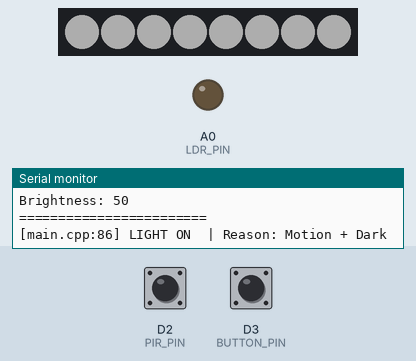
This program was run on a simulated Arduino Uno R4 WiFi. Parts: 8 RGB LEDs in strip order, left to right, output pins drawn as LEDs (lit = HIGH), the last lines printed to the serial monitor. The test bench sets the inputs (shaded band); at power-on: D3 (BUTTON_PIN) HIGH, D2 (PIR_PIN) HIGH. Dim RGB values are drawn brighter than linear; WiFi joins after 1.5 s; servers stay silent unless stated.

Above: at 3.7 s.
3.8 s: D3 (BUTTON_PIN) pulled LOW for 0.15 s
At 4.3 s:
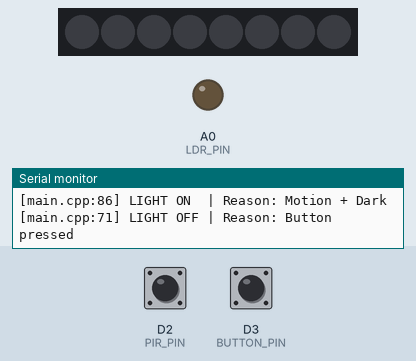
8.0 s: D3 (BUTTON_PIN) pulled LOW for 1 s
At 8.7 s:
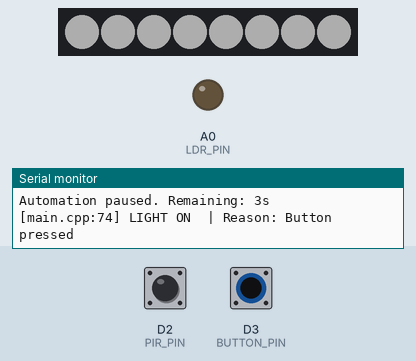
Timing chart, 0 to 14.5 s (numbered marks = the images above; inputs shaded):
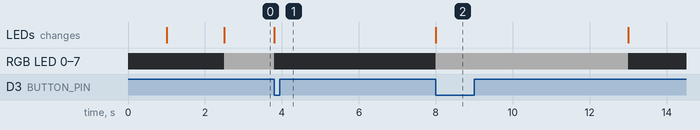

Measured:
- after the input at 3.8 s, RGB LED 0–7: RGB(50, 50, 50) → off at once; the LEDs: change at once (image 1)
- after the input at 8.0 s, RGB LED 0–7: off → RGB(50, 50, 50) at once, → off 5.0 s later; the LEDs: change at once (image 2)

The program:

main.cpp
```cpp
#include "Config.h"
#include "RuntimeSettings.h"
#include "Logger.h"
#include "LightController.h"
#include "MotionSensor.h"
#include "LightSensor.h"
#include "Button.h"
#include "WebServerManager.h"
#include "AutomationManager.h"

RuntimeSettings settings;
LightController light;
MotionSensor motion(PIR_PIN);
LightSensor ldr(LDR_PIN);
Button button(BUTTON_PIN);
WebServerManager web;
AutomationManager automation;

void setup() {
    Serial.begin(SERIAL_BAUD);
    delay(1000);

    light.begin(&settings);
    motion.begin();
    button.begin();
    web.begin(&settings);
    automation.begin(&settings);

    LOG_LIGHT_CHANGE(false, "System startup");
    Serial.println("System initialized. Automation enabled: " + String(automation.isEnabled()));
    settings.printSettings();
}

void loop() {
    // === Obsługa Web ===
    String command = web.handleClient();

    if (command == "ON") {
        light.turnOn();
        LOG_LIGHT_CHANGE(true, "Web command ON");
        automation.userAction();
        Serial.println("Automation disabled for " + String(settings.userActionDisableTime/1000) + "s");
    }

    if (command == "OFF") {
        light.turnOff();
        LOG_LIGHT_CHANGE(false, "Web command OFF");
        automation.userAction();
    }

    if (command == "AUTO") {
        automation.enable(true);
        Serial.println("Automation enabled permanently");
    }

    if (command == "MANUAL") {
        automation.enable(false);
        LOG_LIGHT_CHANGE(light.getState(), "Manual mode - automation disabled");
        Serial.println("Automation disabled manually");
    }

    if (command == "SETTINGS_SAVED" || command == "SETTINGS_RESET") {
        light.applySettingsBrightness();
        Serial.println("Brightness updated to: " + String(settings.defaultBrightness));
    }

    // === Obsługa przycisku ===
    if (button.pressed()) {
        if (light.getState()) {
            light.turnOff();
            LOG_LIGHT_CHANGE(false, "Button pressed");
        } else {
            light.turnOn();
            LOG_LIGHT_CHANGE(true, "Button pressed");
        }
        automation.userAction();
    }

    bool motionStarted = motion.motionStarted();

    // === Automatyka ===
    if (automation.isEnabled()) {
        // Włączenie przy ruchu i ciemności
        if (motionStarted && ldr.isDark(settings.lightThreshold)) {
            light.turnOn();
            LOG_LIGHT_CHANGE(true, "Motion + Dark");
            automation.motionDetected();
        }

        // Wyłączenie po timeout
        if (automation.shouldTurnOff() && light.getState()) {
            light.turnOff();
            LOG_LIGHT_CHANGE(false, "Motion timeout");
        }
    } else {
        static unsigned long lastCheck = 0;
        if (millis() - lastCheck > 5000) {
            lastCheck = millis();
            unsigned long remaining = automation.getRemainingDisableTime();
            if (remaining > 0) {
                Serial.println("Automation paused. Remaining: " + String(remaining) + "s");
            }
        }
    }
}
```

AutomationManager.h
```cpp
#ifndef AUTOMATION_MANAGER_H
#define AUTOMATION_MANAGER_H

#include "Config.h"
#include "RuntimeSettings.h"
#include "Arduino.h"

class AutomationManager {
private:
    unsigned long lastMotionTime;
    bool automationEnabled;
    unsigned long userDisabledUntil;
    RuntimeSettings* settings;

public:
    AutomationManager() : lastMotionTime(0), automationEnabled(true),
                          userDisabledUntil(0), settings(nullptr) {}

    void begin(RuntimeSettings* s) {
        settings = s;
    }

    void enable(bool state) {
        automationEnabled = state;
        if (!state) {
            userDisabledUntil = 0;
        }
    }

    void userAction() {
        unsigned long disableTime = settings ? settings->userActionDisableTime
                                             : USER_ACTION_DISABLE_TIME;
        userDisabledUntil = millis() + disableTime;
    }

    bool isUserDisabled() {
        if (userDisabledUntil == 0) return false;

        if (millis() > userDisabledUntil) {
            userDisabledUntil = 0;
            return false;
        }
        return true;
    }

    void motionDetected() {
        lastMotionTime = millis();
    }

    bool shouldTurnOff() {
        unsigned long timeout = settings ? settings->motionTimeout : MOTION_TIMEOUT;
        return automationEnabled && (millis() - lastMotionTime > timeout);
    }

    bool isEnabled() {
        return automationEnabled && !isUserDisabled();
    }

    unsigned long getRemainingDisableTime() {
        if (userDisabledUntil == 0) return 0;
        unsigned long remaining = (userDisabledUntil - millis()) / 1000;
        return (userDisabledUntil > millis()) ? remaining : 0;
    }

    unsigned long getMotionTimeout() {
        return settings ? settings->motionTimeout : MOTION_TIMEOUT;
    }

    unsigned long getUserActionDisableTime() {
        return settings ? settings->userActionDisableTime : USER_ACTION_DISABLE_TIME;
    }
};

#endif
```

Button.h
```cpp
#include <Arduino.h>

#ifndef BUTTON_H
#define BUTTON_H

class Button {
private:
    int pin;
    bool lastState;

public:
    Button(int p) : pin(p), lastState(false) {}

    void begin() {
        pinMode(pin, INPUT_PULLUP);
    }

    bool pressed() {
        bool state = !digitalRead(pin);
        if (state && !lastState) {
            lastState = true;
            return true;
        }
        if (!state) lastState = false;
        return false;
    }
};

#endif
```

LightController.h
```cpp
#ifndef LIGHT_CONTROLLER_H
#define LIGHT_CONTROLLER_H

#include <FastLED.h>
#include "Config.h"
#include "RuntimeSettings.h"

class LightController {
private:
    CRGB leds[LED_COUNT];
    bool isOn;
    uint8_t brightness;
    RuntimeSettings* settings;

public:
    // W FastLED nie inicjalizujemy paska w konstruktorze, tylko w begin()
    LightController() : settings(nullptr), isOn(false), brightness(DEFAULT_BRIGHTNESS) {}

    void begin(RuntimeSettings* s = nullptr) {
        settings = s;

        // Inicjalizacja FastLED dla chipsetu WS2812B
        // LED_PIN musi być zdefiniowany w Config.h jako stała (np. #define LED_PIN 1)
        FastLED.addLeds<WS2812B, LED_PIN, GRB>(leds, LED_COUNT);

        uint8_t defaultBright = settings ? settings->defaultBrightness : DEFAULT_BRIGHTNESS;
        FastLED.setBrightness(defaultBright);

        // Wyczyszczenie paska na starcie
        turnOff();

        isOn = false;
        brightness = defaultBright;
    }

    void turnOn() {
        // Włączenie białego światła
        fill_solid(leds, LED_COUNT, CRGB::White);
        FastLED.show();
        isOn = true;
    }

    void turnOff() {
        // CRGB::Black to odpowiednik RGB(0,0,0)
        fill_solid(leds, LED_COUNT, CRGB::Black);
        FastLED.show();
        isOn = false;
    }

    void setBrightness(uint8_t value) {
        brightness = value;
        FastLED.setBrightness(brightness);
        // FastLED automatycznie przelicza jasność przy wywołaniu show()
        FastLED.show();
    }

    void applySettingsBrightness() {
        if (settings) {
            setBrightness(settings->defaultBrightness);
        }
    }

    bool getState() { return isOn; }
    uint8_t getBrightness() { return brightness; }
};

#endif
```

LightSensor.h
```cpp
#include <Arduino.h>

#ifndef LIGHT_SENSOR_H
#define LIGHT_SENSOR_H

class LightSensor {
private:
    int pin;

public:
    LightSensor(int p) : pin(p) {
        pinMode(p, OUTPUT);
    }

    int readValue() {
        return analogRead(pin);
    }

    bool isDark(int threshold) {
        return readValue() < threshold;
    }

    bool isBright(int threshold) {
        return readValue() > threshold;
    }
};

#endif
```

Logger.h
```cpp
#ifndef LOGGER_H
#define LOGGER_H

#include <Arduino.h>

// Pomocnicza funkcja wyciągająca samą nazwę pliku ze ścieżki
inline const char* getFilename(const char* path) {
    const char* filename = strrchr(path, '\\');  // Windows
    if (filename) return filename + 1;

    filename = strrchr(path, '/');               // Unix/Linux
    if (filename) return filename + 1;

    return path;
}

// Główna funkcja logująca zmiany światła
inline void logLightChange(bool turnedOn, const char* reason, const char* file, int line) {
    Serial.print("[");
    Serial.print(getFilename(file));
    Serial.print(":");
    Serial.print(line);
    Serial.print("] ");
    Serial.print(turnedOn ? "LIGHT ON " : "LIGHT OFF");
    Serial.print(" | Reason: ");
    Serial.println(reason);
}

// Makro dla łatwego użycia - automatycznie wstawia nazwę pliku i linię
#define LOG_LIGHT_CHANGE(state, reason) logLightChange(state, reason, __FILE__, __LINE__)

#endif
```

MotionSensor.h
```cpp
#ifndef MOTION_SENSOR_H
#define MOTION_SENSOR_H

#include <Arduino.h>

class MotionSensor {
private:
    int pin;
    int pirState;

public:
    MotionSensor(int p) : pin(p), pirState(LOW) {}

    void begin() {
        pinMode(pin, INPUT);
    }

    bool motionStarted() {
        int motion = digitalRead(pin);
        bool started = false;
        if (motion == HIGH) {
            if (pirState == LOW) {
                pirState = HIGH;
                started = true;
            }
        } else {
            if (pirState == HIGH) {
                pirState = LOW;
            }
        }
        return started;
    }

    bool motionEnded() {
        int motion = digitalRead(pin);
        bool ended = false;
        if (motion == LOW) {
            if (pirState == HIGH) {
                pirState = LOW;
                ended = true;
            }
        } else {
            if (pirState == LOW) {
                pirState = HIGH;
            }
        }
        return ended;
    }

    bool isActive() {
        return digitalRead(pin) == HIGH;
    }

    bool detected() {
        return motionStarted();
    }
};

#endif
```

Config.h
```cpp
#ifndef CONFIG_H
#define CONFIG_H

// ============== PINY ==============
#define LED_PIN 4
#define LED_COUNT 8
#define PIR_PIN 2
#define LDR_PIN A0
#define BUTTON_PIN 3

// ============== USTAWIENIA ==============

// Automatyka
#define LIGHT_THRESHOLD 700
#define MOTION_TIMEOUT 10000
#define USER_ACTION_DISABLE_TIME 5000

// LED - jasność (0-255)
#define DEFAULT_BRIGHTNESS 50

// ============== SIEĆ ==============
#define WIFI_SSID ""
#define WIFI_PASS ""

// ============== DEBUG ==============
#define SERIAL_BAUD 9600

#endif
```

RuntimeSettings.h
```cpp
#ifndef RUNTIME_SETTINGS_H
#define RUNTIME_SETTINGS_H

#include "Config.h"
#include <Arduino.h>

struct RuntimeSettings {
    // Ustawienia automatyki
    int lightThreshold;
    unsigned long motionTimeout;
    unsigned long userActionDisableTime;

    // Ustawienia LED
    uint8_t defaultBrightness;

    RuntimeSettings() {
        reset();
    }

    void reset() {
        lightThreshold = LIGHT_THRESHOLD;
        motionTimeout = MOTION_TIMEOUT;
        userActionDisableTime = USER_ACTION_DISABLE_TIME;
        defaultBrightness = DEFAULT_BRIGHTNESS;
    }

    void printSettings() {
        Serial.println("=== Current Settings ===");
        Serial.println("Light threshold: " + String(lightThreshold));
        Serial.println("Motion timeout: " + String(motionTimeout/1000) + "s");
        Serial.println("User disable time: " + String(userActionDisableTime/1000) + "s");
        Serial.println("Brightness: " + String(defaultBrightness));
        Serial.println("========================");
    }
};

#endif
```

Source omitted: WebServerManager.h (9592 bytes)
